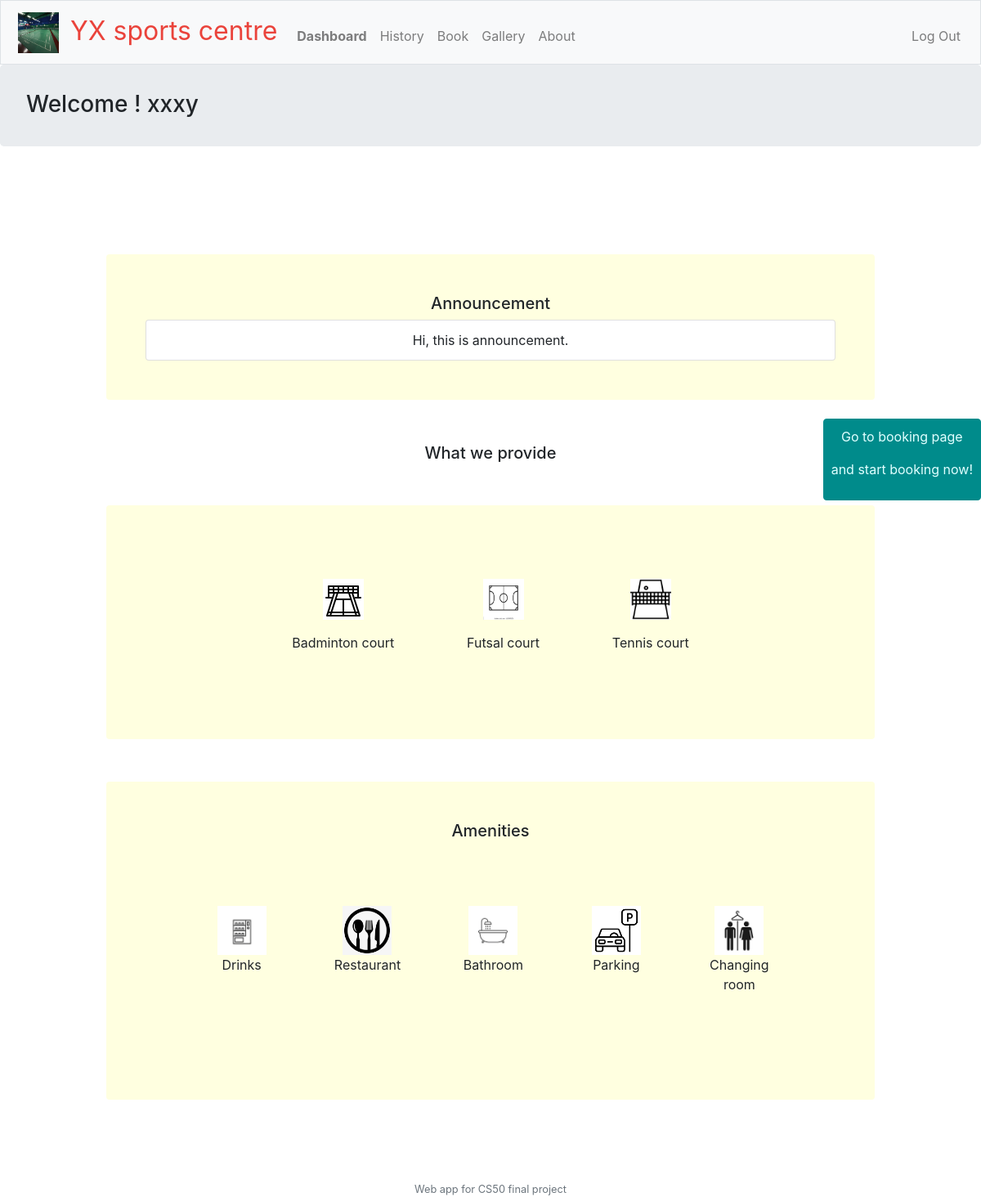
/member/dashboard (signed in), run on the app's committed database.
### tables this page shows
CREATE TABLE 'config' ('key' varchar(100), 'value' varchar(100), 'name' varchar(100));

CREATE TABLE "venue_type" ('type_id' integer PRIMARY KEY AUTOINCREMENT NOT NULL, 'Type' varchar(100), 'src' varchar(250));

### routes/member/dashboard.py (the view)
@dashboard_member.route("/member/dashboard", methods=["GET"])
@member_login_required
def dashboard():
    db = sqlite3.connect('database.db')
    db.row_factory = sqlite3.Row
    cur = db.cursor()
    cur.execute("SELECT * FROM config WHERE key = 'announcement' LIMIT 1")
    rows = cur.fetchone()
    cur.execute("SELECT * FROM venue_type")
    venue_type = cur.fetchall()
    cur.execute("SELECT * FROM config")
    config = cur.fetchall()
    print(rows)
    return render_template("member/dashboard.html", rows=rows, venue_type=venue_type, config=config)

### helpers.py (called while the page is built)
def member_login_required(f):
    @wraps(f)
    def decorated_function(*args, **kwargs):
        if session.get("user_id") is None or session.get("user_type") != "member":
            return redirect("/member/login")
        return f(*args, **kwargs)
    return decorated_function

def after_request(response):
    response.headers["Cache-Control"] = "no-cache, no-store, must-revalidate"
    response.headers["Expires"] = 0
    response.headers["Pragma"] = "no-cache"
    return response

### routes/member/dashboard.py (called while the page is built)
@dashboard_member.after_request
def response_processor(response):
    after_request(response)
    return response

### templates/member/dashboard.html (shortened to what this page needs)
{% extends "member/layout.html" %}
{% block main %}
<div class="dashboard">
    <div class="announcement encapsulated">
        <h5>Announcement</h5>
        <ul class="list-group">
            <li class="list-group-item">
                {{ rows["value"] }}
            </li>
        </ul>
    </div>
    <h5>What we provide</h5>
    <div class="sports encapsulated">
        {% for row in venue_type: %}
            <div style="display:inline-block">
                <p><img src="/static/member/{{ row['src'] }}" class="sports-icon" /></p>
                <p>{{ row['Type'] }}</p>
            </div>
        {% endfor %}
    </div>
    <div class="amenities encapsulated">
        <h5>Amenities</h5>
        <div style="display:flex">
            <div class="flexone"><img src="/static/member/vendingmachine.jpg" class="icon" />Drinks</div>
            <div class="flexone"><img src="/static/member/restaurant.png" class="icon" />Restaurant</div>
            <div class="flexone"><img src="/static/member/bathtub.jpg" class="icon" />Bathroom</div>
            <div class="flexone"><img src="/static/member/parking.png" class="icon" />Parking</div>
            <div class="flexone"><img src="/static/member/changingroom.jpg" class="icon" />Changing room</div>
        </div>
    </div>
</div>
<div class="floating-menu">
    <p>Go to <a href="/member/book">booking</a> page </p><p>and start booking now!</p>
</div>
{% endblock %}

### static/styles.css (style rules this page uses)
main img { max-width: 100%; }

### templates/member/dashboard.html (style rules this page uses)
.floating-menu { position : fixed; padding : 9px; top : 35%; border-radius: 4px; border : 1px solid darkcyan; right : 0px; background-color: darkcyan; color : lightcyan }
.floating-menu a { text-decoration: none; color : lightcyan }
.dashboard div { margin : 5%; }
.sports-icon { width : 50px; height : 50px; }
.encapsulated { border-radius: 4px; background-color: lightyellow; margin : 2.5rem; padding : 3rem; }
.flexone { flex : 1 }
.icon { width : 60px; height : 60px }

### data on the page
config: value "Hi, this is announcement."
venue_type: src (picture), Type "Badminton court"
venue_type: src (picture), Type "Futsal court"
venue_type: src (picture), Type "Tennis court"

### other printed values
{{ session.name }} "xxxy"
